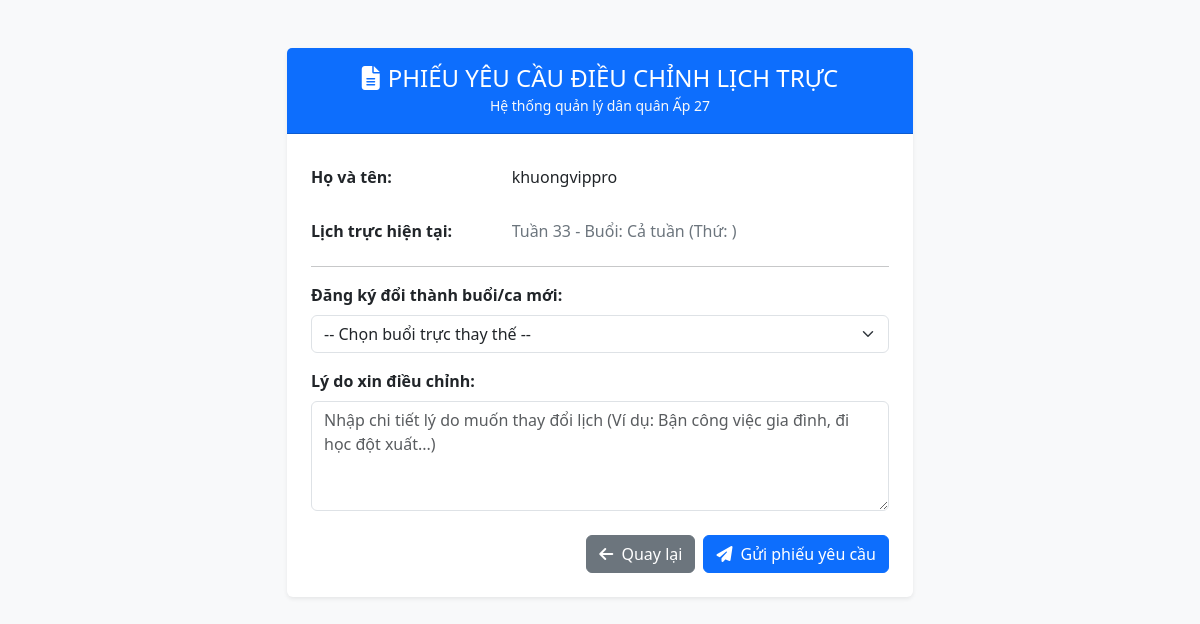
Page /client/request-shift-change/1 (signed in) on the committed database.
### website/models.py (models this page shows)
class User(db.Model, UserMixin):
    id = db.Column(db.Integer, primary_key=True)
    email = db.Column(db.String(150), unique=True)
    password = db.Column(db.String(150))
    user_name = db.Column(db.String(150), unique=True)
    notes = db.relationship('Note')
    registrations = db.relationship('Registration', backref='user_account', lazy=True)
    role_id = db.Column(db.Integer, db.ForeignKey('role.id'), nullable=False, default=2)
    allowed_off_days = db.Column(db.Integer, default=2)

class Registration(db.Model):
    __tablename__ = 'registration'
    id = db.Column(db.Integer, primary_key=True)
    selected_days = db.Column(db.String(200), nullable=False)
    session = db.Column(db.String(50), nullable=False)
    week_number = db.Column(db.Integer)
    status_id = db.Column(db.Integer, db.ForeignKey('status.id'), nullable=False)
    created_at = db.Column(db.DateTime(timezone=True), default=func.now())
    user_id = db.Column(db.Integer, db.ForeignKey('user.id'), nullable=False)

### website/client_request.py (the view)
@client_request.route('/request-shift-change/<int:id>', methods=['GET'])
@login_required
def request_shift_change_form(id):
    reg = Registration.query.get_or_404(id)
    if reg.user_id != current_user.id:
        flash('Bạn không có quyền thao tác trên lịch này.', 'danger')
        return redirect(url_for('client_views.client_detailshift'))
    return render_template('clients/client_request_form.html', reg=reg)

### website/templates/clients/client_request_form.html (shortened to what this page needs)
<!DOCTYPE html>
<html lang="vi">
<head>
    <link href="https://cdn.jsdelivr.net/npm/bootstrap@5.3.0/dist/css/bootstrap.min.css" rel="stylesheet">
    <link rel="stylesheet" href="https://cdnjs.cloudflare.com/ajax/libs/font-awesome/6.4.0/css/all.min.css">
</head>
<body class="bg-light">
    <div class="container mt-5" style="max-width: 650px;">
        <div class="card shadow-sm border-0">
            <div class="card-header bg-primary text-white text-center py-3">
                <h4 class="mb-0"><i class="fas fa-file-alt me-2"></i>PHIẾU YÊU CẦU ĐIỀU CHỈNH LỊCH TRỰC</h4>
                <small class="text-light">Hệ thống quản lý dân quân Ấp 27</small>
            </div>
            <div class="card-body p-4">
                <form action="{{ url_for('client_request.submit_shift_adjustment', id=reg.id) }}" method="POST">
                    <div class="mb-3 row">
                        <label class="col-sm-4 col-form-label fw-bold">Họ và tên:</label>
                        <div class="col-sm-8">
                            <input type="text" readonly class="form-control-plaintext" value="{{ current_user.user_name }}">
                        </div>
                    </div>
                    <div class="mb-3 row">
                        <label class="col-sm-4 col-form-label fw-bold">Lịch trực hiện tại:</label>
                        <div class="col-sm-8">
                            <input type="text" readonly class="form-control-plaintext text-secondary" value="Tuần {{ reg.week_number }} - Buổi: {{ reg.session }} (Thứ: {{ ', '.join(reg.working_days) }})">
                        </div>
                    </div>
                    <hr>
                    <div class="mb-3">
                        <label for="new_session" class="form-label fw-bold">Đăng ký đổi thành buổi/ca mới:</label>
                        <select class="form-select" id="new_session" name="new_session" required>
                            <option value="" selected disabled>-- Chọn buổi trực thay thế --</option>
                        </select>
                    </div>
                    <div class="mb-4">
                        <label for="reason" class="form-label fw-bold">Lý do xin điều chỉnh:</label>
                        <textarea class="form-control" id="reason" name="reason" rows="4" placeholder="Nhập chi tiết lý do muốn thay đổi lịch (Ví dụ: Bận công việc gia đình, đi học đột xuất...)" required></textarea>
                    </div>
                    <div class="d-flex justify-content-end gap-2">
                        <a href="{{ url_for('client_views.client_detailshift') }}" class="btn btn-secondary">
                            <i class="fas fa-arrow-left me-1"></i> Quay lại
                        </a>
                        <button type="submit" class="btn btn-primary">
                            <i class="fas fa-paper-plane me-1"></i> Gửi phiếu yêu cầu
                        </button>
                    </div>
                </form>
            </div>
        </div>
    </div>
</body>
</html>

### rows in the picture
User: user_name "khuongvippro"
Registration: week_number "Tuần 33 - Buổi: Cả tuần (Thứ: )"
